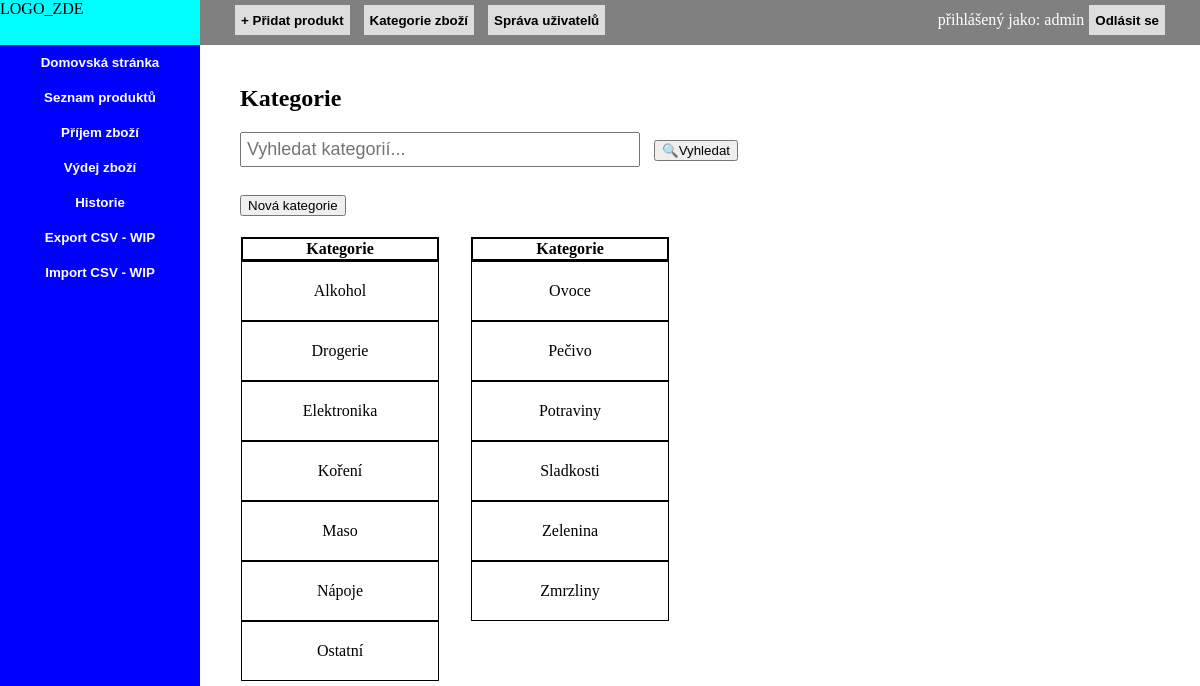
The app's page /kategorie.php (signed in) with its own data.
### tables this page shows
CREATE TABLE `kategorie` (
  `nazev` varchar(32) NOT NULL,
  `popis` varchar(256) NOT NULL
);

### kategorie.php (the view, shortened to what this page needs)
<?php
include("header.php");
include("database.php");
?>
        <section class="mainpage">
            <h1>Kategorie</h1>
            <div class="top_kategorie">
                <div>
                    <input type="search" placeholder="Vyhledat kategorií..." class="vyhledavac">
                    <button class="vyhledej">🔍Vyhledat</button>
                </div>
            </div>
            <br>
            <div><button onclick="window.location.href='nova_kategorie.php'">Nová kategorie</button></div>
            <div class="tabulka_kategorii">
            <?php
                $sql="SELECT * FROM kategorie";
                $result=mysqli_query($conn,$sql);
                $pocet=ceil(mysqli_num_rows($result)/10);
                $i=1;
                while($i<=$pocet)
                {
                    echo"<table class='kategorie_tab'>
                <tr><th>Kategorie</th></tr>";
                    $poradi=($i-1)*7;
                    $sql="SELECT * FROM kategorie LIMIT 7 OFFSET $poradi";
                    $result=mysqli_query($conn,$sql);
                    $i++;
                if(mysqli_num_rows($result)>0)
                    while($row=mysqli_fetch_assoc($result))
                    echo"<tr><td><a href='kategorie_edit.php?nazev=".$row['nazev']."'>".$row['nazev']."</a></td></tr>";
                    echo"</table>";
                }
            ?>
        </div>
        <div class="footer">
        </div>
        </section>
<?php
include("footer.php");
?>

### css.css (style rules this page uses)
body { display: grid; grid-template-columns: 200px auto; padding: 0px; margin: 0; height: 100vh; }
.mainpage { padding: 20px 40px 60px 40px; height: 115vh; }
.vyhledavac { font-size: 18px; margin-right: 10px; margin-bottom: 10px; width: 400px; padding: 5px; }
td { padding: 20px 10px; }
tr { outline: 1px solid black; }
th { border: 1px solid black; }
table { margin-top: 20px; }
.kategorie_tab { width: 200px; text-align: center; }
a { text-decoration: none; color:black; }
.footer { padding: 10px; display:flex; justify-content: center; }
.tabulka_kategorii { display: flex; align-items: flex-start; }
.kategorie_tab { margin-right: 30px; }
.top_kategorie { display: flex; }

### records on screen
kategorie: nazev "Alkohol"
kategorie: nazev "Drogerie"
kategorie: nazev "Elektronika"
kategorie: nazev "Koření"
kategorie: nazev "Maso"
kategorie: nazev "Nápoje"
kategorie: nazev "Ostatní"
kategorie: nazev "Ovoce"
kategorie: nazev "Pečivo"
kategorie: nazev "Potraviny"
kategorie: nazev "Sladkosti"
kategorie: nazev "Zelenina"
kategorie: nazev "Zmrzliny"

### other values on screen
$_SESSION['username'] "admin"
